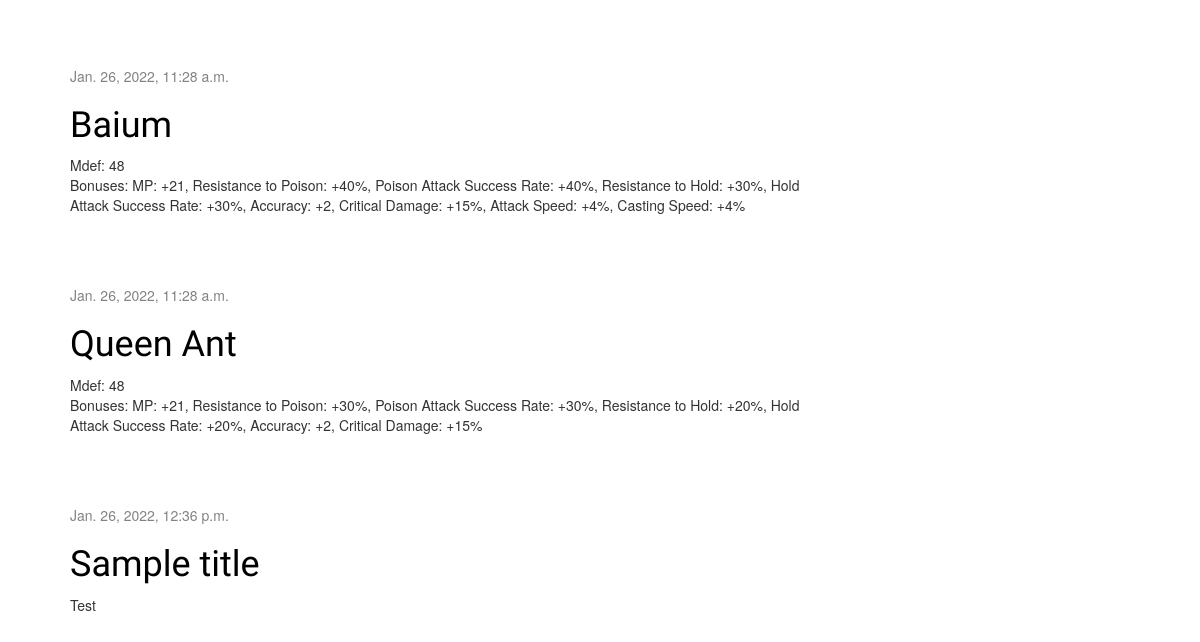
The app's page / (signed in, lower part), older data.
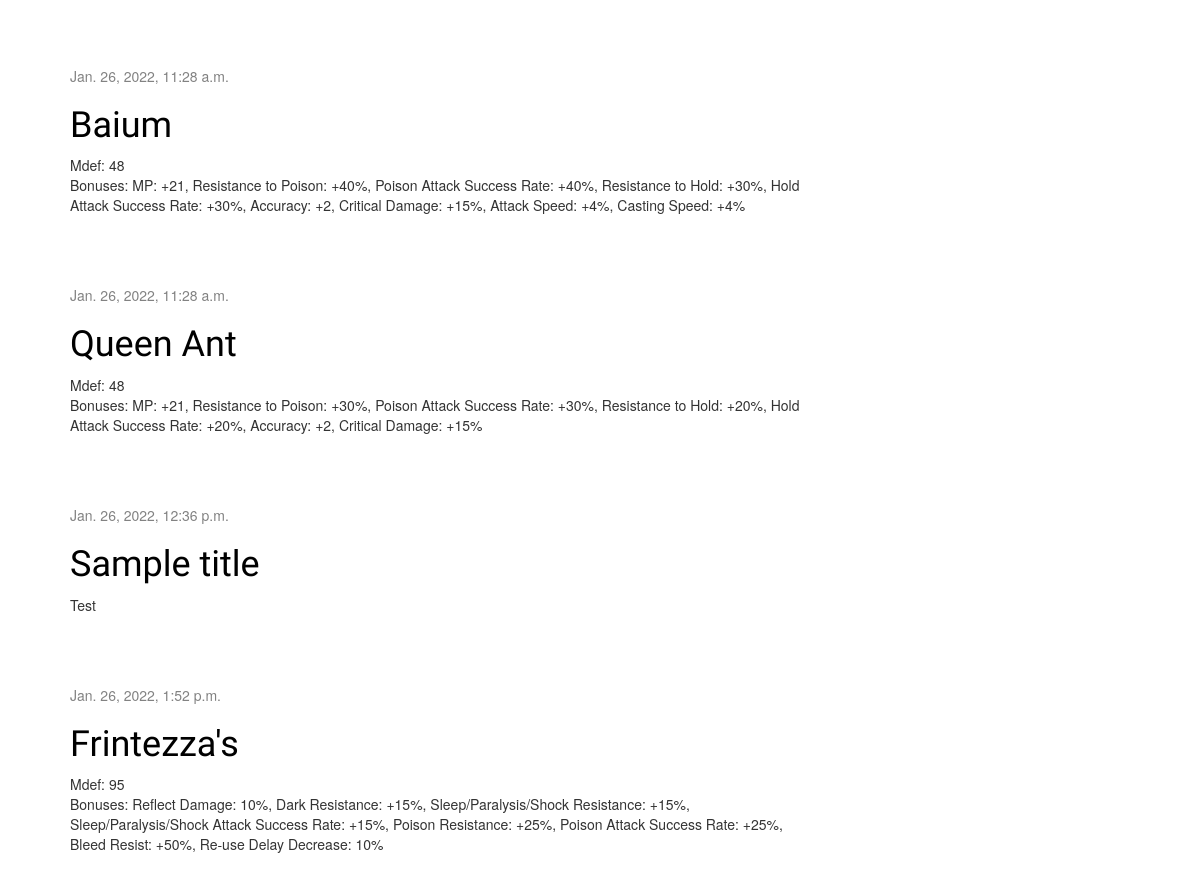
The same page, newer data.
### blog/models.py (models this page shows, shortened)
class Post(models.Model):
    author = models.ForeignKey(settings.AUTH_USER_MODEL, on_delete=models.CASCADE)
    title = models.CharField(max_length=200)
    text = models.TextField()
    created_date = models.DateTimeField(default=timezone.now)
    published_date = models.DateTimeField(blank=True, null=True)

### blog/views.py (the view)
# urls.py: path('', views.post_list, name='post_list'),
def post_list(request):
    posts = Post.objects.filter(published_date__lte=timezone.now()).order_by('published_date')
    return render(request, 'blog/post_list.html', {'posts': posts})

### blog/templates/blog/post_list.html
{% extends 'blog/base.html' %}
{% block content %}
    {% for post in posts %}
        <div class="post">
            <div class="date">
                {{ post.published_date }}
            </div>
            <h1><a href="{% url 'post_detail' pk=post.pk %}">{{ post.title }}</a></h1>
            <p>{{ post.text|linebreaksbr }}</p>
        </div>
    {% endfor %}
{% endblock %}

### blog/templates/blog/base.html (shortened to what this page needs)
{% load static %}
<html>
    <head>
        <link rel="stylesheet" href="//maxcdn.bootstrapcdn.com/bootstrap/3.2.0/css/bootstrap.min.css">
        <link rel="stylesheet" href="//maxcdn.bootstrapcdn.com/bootstrap/3.2.0/css/bootstrap-theme.min.css">
        <link rel="stylesheet" href="{% static 'css/blog.css' %}">
    </head>
    <body>
        <div class="content container">
            <div class="row">
                <div class="col-md-8">
                    {% block content %}
                    {% endblock %}
                </div>
            </div>
        </div>
    </body>
</html>

### blog/static/css/blog.css (style rules this page uses)
h1 a { color: #FCA205; font-family: 'Lobster'; <a href="https://en.wikipedia.org/wiki/Django" class="external_link" id="link_to_wiki_page"> }
body { padding-left: 15px; }
.content { margin-left: 40px; }
h1, h2, h3, h4 { font-family: 'Lobster', cursive; }
.date { color: #828282; }
.post { margin-bottom: 70px; }
.post h1 a, .post h1 a:visited { color: #000000; }

Row changes from the older to the newer data that the page shows:
added Post: published_date "Jan. 26, 2022, 1:52 p.m.", title "Frintezza's", text "Mdef: 95 Bonuses: Reflect Damage: 10%, Dark Resistance: +15%, Sleep/Paralysis/Shock Resistance: +15%, Sleep/Paralysis/Shock Attack Success Rate: +15%, Poison Resistance: +25%, Poison Attack Success Rate: +25%, Bleed Resist: +50%, Re-use Delay Decrease: 10%"
